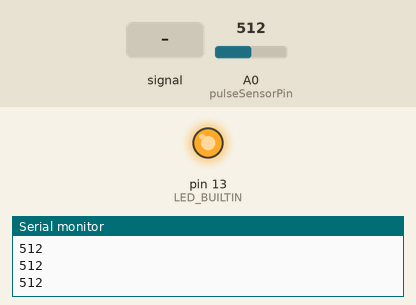
This sketch was run on a simulated Arduino Uno, built with avr-gcc and run on an emulated ATmega328P. Shown: output pins drawn as LEDs (lit = HIGH), the last lines printed to the serial monitor. Dashed ring = blinking. The test bench sets the inputs (shaded band); at power-on: A0 (pulseSensorPin) = 512.

Above: at 1.2 s.
1.3 s: A0 (pulseSensorPin) fed a 200 Hz sine of ±255 counts around its level
At 1.45 s:
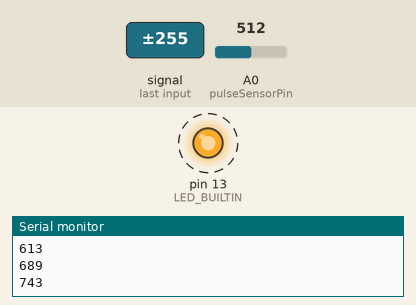
4.3 s: A0 (pulseSensorPin) set to 900
At 4.3 s:
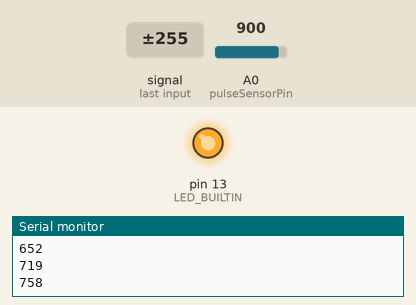
5.8 s: A0 (pulseSensorPin) set to 358
7.3 s: A0 (pulseSensorPin) set to 333
At 7.7 s:
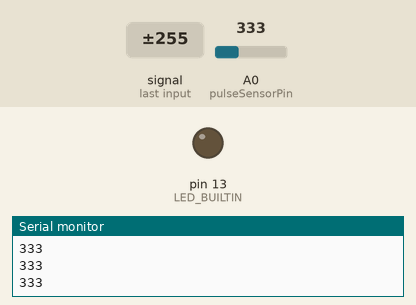
8.8 s: A0 (pulseSensorPin) set to 356
At 10.1 s:
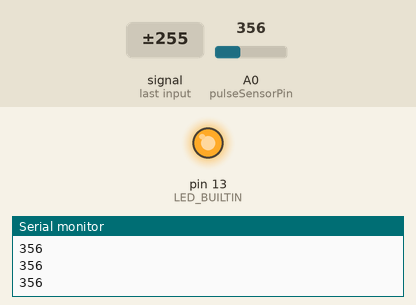
Timing chart, 0 to 11.3 s (numbered marks = the images above; inputs shaded):
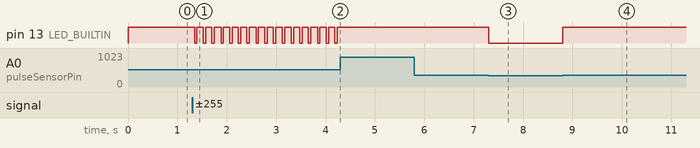

The sketch:

adjust_threshold.ino
```cpp
// (licence header left out)
const int pulseSensorPin = A0;

static int sensorValue;
static int threshold = 346;                     // Determine which sensorValue to "count as a beat", and which to ingore.

void setup() {
    while (!Serial);
    pinMode(LED_BUILTIN, OUTPUT);
    pinMode(pulseSensorPin, INPUT);
    Serial.begin(9600);
}

void loop() {
    sensorValue = analogRead(pulseSensorPin);

    Serial.println(sensorValue);

    // If the signal is above threshold value, turn the built-in Arduino's LED on, otherwise, turn it off.
    digitalWrite(LED_BUILTIN, sensorValue > threshold ? HIGH : LOW);

    delay(10);
}
```

Measured:
- the behaviour switches between 347 and 346 on A0 (pulseSensorPin) (found by bisection; images 2 and 3)
- after the input at 1.3 s, pin 13 (LED_BUILTIN): alternates HIGH for 0.13 s and LOW for 0.05 s, starting after 0.05 s
- after the input at 4.3 s, pin 13 (LED_BUILTIN): stops changing and stays HIGH
- after the input at 7.3 s, pin 13 (LED_BUILTIN): HIGH → LOW at once
- after the input at 8.8 s, pin 13 (LED_BUILTIN): LOW → HIGH at once
